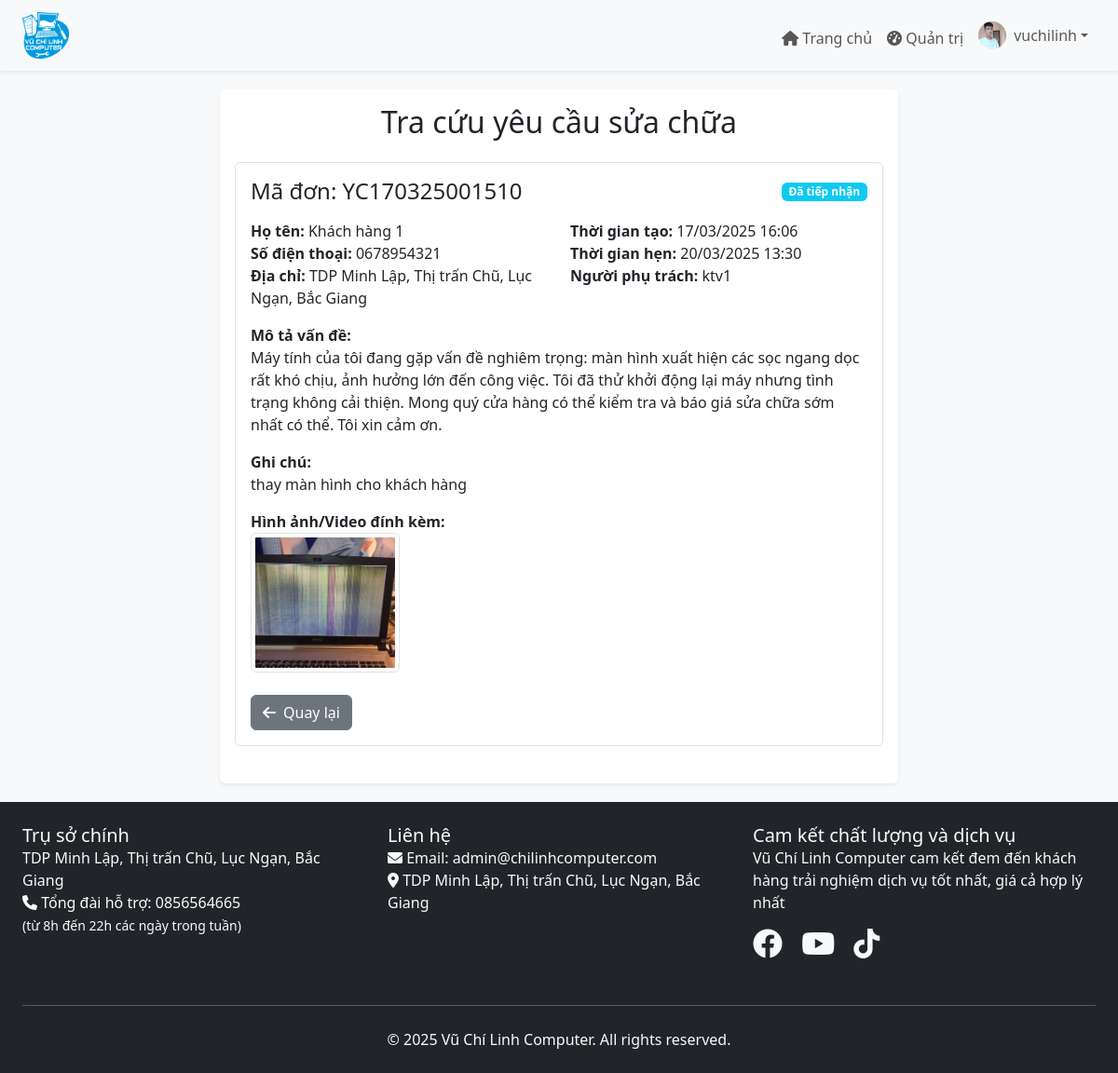
The app's page /tra-cuu.php?ma_don=YC170325001510 (signed in) with its own data.
### tables this page shows
CREATE TABLE `user_infos` (
  `id` int NOT NULL,
  `user_id` int NOT NULL,
  `fullname` varchar(100) DEFAULT NULL,
  `phone` varchar(20) DEFAULT NULL,
  `address` text,
  `gender` enum('nam','nu') DEFAULT NULL,
  `avatar` varchar(255) DEFAULT NULL,
  `created_at` timestamp NULL DEFAULT CURRENT_TIMESTAMP,
  `update_at` timestamp NOT NULL DEFAULT CURRENT_TIMESTAMP ON UPDATE CURRENT_TIMESTAMP
);

CREATE TABLE `yeu_cau_sua_chua` (
  `id` int NOT NULL,
  `ma_don` varchar(30) DEFAULT NULL,
  `user_id` int DEFAULT NULL,
  `ho_ten` varchar(100) NOT NULL,
  `so_dien_thoai` varchar(20) NOT NULL,
  `dia_chi` text NOT NULL,
  `mo_ta` text NOT NULL,
  `media` varchar(255) DEFAULT NULL,
  `thoi_gian_hen` datetime DEFAULT NULL,
  `nguoi_xu_ly` int DEFAULT NULL,
  `trang_thai` tinyint DEFAULT '0',
  `ghi_chu` text,
  `created_at` timestamp NULL DEFAULT CURRENT_TIMESTAMP,
  `update_at` timestamp NOT NULL DEFAULT CURRENT_TIMESTAMP ON UPDATE CURRENT_TIMESTAMP,
  `chi_phi` decimal(10,0) DEFAULT NULL
);

CREATE TABLE `users` (
  `id` int NOT NULL,
  `username` varchar(50) NOT NULL,
  `password` varchar(255) NOT NULL,
  `email` varchar(100) NOT NULL,
  `created_at` timestamp NULL DEFAULT CURRENT_TIMESTAMP,
  `update_at` timestamp NOT NULL DEFAULT CURRENT_TIMESTAMP ON UPDATE CURRENT_TIMESTAMP,
  `role` tinyint NOT NULL DEFAULT '0' COMMENT 'Chức vụ (0 khách hàng, 1 admin, 2 cskh, 3 ktv)'
);

### include/function.php (called while the page is built, shortened)
<?php
function get_status_color($status) {
    switch($status) {
        case 1: return 'info';
    }
}
function get_status_text($status) {
    switch($status) {
        case 1: return 'Đã tiếp nhận';
    }
}

### tra-cuu.php (the view, shortened to what this page needs)
<?php
require_once 'include/function.php';
if(isset($_GET['ma_don'])) {
    $stmt = $pdo->prepare("SELECT yc.*, u.username as xu_ly_vien
                          FROM yeu_cau_sua_chua yc
                          LEFT JOIN users u ON yc.nguoi_xu_ly = u.id
                          WHERE yc.ma_don = ?");
    $stmt->execute([$_GET['ma_don']]);
    $yeu_cau = $stmt->fetch();
}
require_once 'include/layout/header.php';
?>
<div class="container-fluid px-4">
    <div class="row justify-content-center">
        <div class="col-md-8">
            <div class="card shadow-sm">
                <div class="card-body">
                    <h2 class="text-center mb-4">Tra cứu yêu cầu sửa chữa</h2>
                    <?php if(isset($yeu_cau)): ?>
                        <div class="border rounded p-3 mb-4">
                            <div class="d-flex justify-content-between align-items-center mb-3">
                                <h4 class="mb-0">Mã đơn: <?php echo $yeu_cau['ma_don']; ?></h4>
                                <span class="badge bg-<?php echo get_status_color($yeu_cau['trang_thai']); ?>">
                                    <?php echo get_status_text($yeu_cau['trang_thai']); ?>
                                </span>
                            </div>
                            <div class="row">
                                <div class="col-md-6">
                                    <p><strong>Họ tên:</strong> <?php echo $yeu_cau['ho_ten']; ?></p>
                                    <p><strong>Số điện thoại:</strong> <?php echo $yeu_cau['so_dien_thoai']; ?></p>
                                    <p><strong>Địa chỉ:</strong> <?php echo $yeu_cau['dia_chi']; ?></p>
                                </div>
                                <div class="col-md-6">
                                    <p><strong>Thời gian tạo:</strong> <?php echo date('d/m/Y H:i', strtotime($yeu_cau['created_at'])); ?></p>
                                    <?php if($yeu_cau['thoi_gian_hen']): ?>
                                        <p><strong>Thời gian hẹn:</strong> <?php echo date('d/m/Y H:i', strtotime($yeu_cau['thoi_gian_hen'])); ?></p>
                                    <?php endif; ?>
                                    <?php if($yeu_cau['xu_ly_vien']): ?>
                                        <p><strong>Người phụ trách:</strong> <?php echo $yeu_cau['xu_ly_vien']; ?></p>
                                    <?php endif; ?>
                                </div>
                            </div>
                            <div class="mt-3">
                                <p><strong>Mô tả vấn đề:</strong></p>
                                <p><?php echo nl2br($yeu_cau['mo_ta']); ?></p>
                            </div>
                            <?php if($yeu_cau['ghi_chu']): ?>
                                <div class="mt-3">
                                    <p><strong>Ghi chú:</strong></p>
                                    <p><?php echo nl2br($yeu_cau['ghi_chu']); ?></p>
                                </div>
                            <?php endif; ?>
                            <?php if($yeu_cau['media']): ?>
                                <div class="mt-3">
                                    <p><strong>Hình ảnh/Video đính kèm:</strong></p>
                                    <div class="row g-2">
                                        <?php
                                        $media_files = json_decode($yeu_cau['media'], true);
                                        foreach($media_files as $file):
                                            $file_extension = strtolower(pathinfo($file, PATHINFO_EXTENSION));
                                            $is_image = in_array($file_extension, ['jpg', 'jpeg', 'png', 'gif']);
                                        ?>
                                            <div class="col-md-3 text-center">
                                                <?php if($is_image): ?>
                                                    <a href="/assets/media/uploads/yeu-cau-sua-chua/<?php echo $file; ?>" target="_blank">
                                                        <img src="/assets/media/uploads/yeu-cau-sua-chua/<?php echo $file; ?>"
                                                             class="img-thumbnail"
                                                             style="width: 100%; height: 150px; object-fit: cover;">
                                                    </a>
                                                <?php endif; ?>
                                            </div>
                                        <?php endforeach; ?>
                                    </div>
                                </div>
                            <?php endif; ?>
                            <div class="mt-4">
                                <a href="tra-cuu.php" class="btn btn-secondary">
                                    <i class="fas fa-arrow-left me-2"></i>Quay lại
                                </a>
                            </div>
                        </div>
                    <?php endif; ?>
                </div>
            </div>
        </div>
    </div>
</div>
<?php require_once 'include/layout/footer.php'; ?>

### include/layout/header.php (shortened to what this page needs)
<!DOCTYPE html>
<html>
<head>
    <link href="https://cdn.jsdelivr.net/npm/bootstrap@5.3.0/dist/css/bootstrap.min.css" rel="stylesheet">
    <link href="https://cdnjs.cloudflare.com/ajax/libs/font-awesome/6.0.0/css/all.min.css" rel="stylesheet">
    <link href="/assets/css/style.css" rel="stylesheet">
</head>
<body>
    <nav class="navbar navbar-expand-lg navbar-light bg-light shadow-sm">
        <div class="container-fluid px-4">
            <a class="navbar-brand" href="/">
                <img src="/assets/media/logo.png" alt="Vũ Chí Linh Computer" width="50">
            </a>
            <div class="collapse navbar-collapse" id="navbarNav">
                <ul class="navbar-nav ms-auto" style="display: flex;align-content: space-around;justify-content: space-between;align-items: flex-end;">
                    <?php if(isset($_SESSION['user_id'])): ?>
                    <li class="nav-item">
                        <a class="nav-link" href="/index.php">
                            <i class="fas fa-home"></i> Trang chủ
                        </a>
                    </li>
                    <li class="nav-item">
                        <?php if($_SESSION['role'] == 1): ?>
                        <a class="nav-link" href="/dashboard/index.php">
                            <i class="fas fa-tachometer-alt"></i> Quản trị
                        </a>
                        <?php elseif($_SESSION['role'] == 2): ?>
                        <a class="nav-link" href="/dashboard/index.php">
                            <i class="fas fa-tachometer-alt"></i> Quản lý
                        </a>
                        <?php elseif($_SESSION['role'] == 3): ?>
                        <a class="nav-link" href="/dashboard/index.php">
                            <i class="fas fa-tachometer-alt"></i> Xem phân công
                        </a>
                        <?php endif; ?>
                    </li>
                    <li class="nav-item dropdown">
                        <a class="nav-link dropdown-toggle d-flex align-items-center" href="#" id="navbarDropdown"
                            role="button" data-bs-toggle="dropdown">
                            <?php
                                $stmt = $pdo->prepare("SELECT avatar FROM user_infos WHERE user_id = ?");
                                $stmt->execute([$_SESSION['user_id']]);
                                $avatar = $stmt->fetchColumn();
                                if($avatar): ?>
                            <img src="/assets/media/uploads/avatars/<?php echo $avatar; ?>" class="rounded-circle me-2"
                                width="30" height="30" style="object-fit: cover;width: 30px;height: 30px;">
                            <?php else: ?>
                            <img src="/assets/media/uploads/avatars/default.jpg" class="rounded-circle me-2" width="30"
                                height="30" style="object-fit: cover;width: 30px;height: 30px;">
                            <?php endif; ?>
                            <?php echo $_SESSION['username']; ?>
                        </a>
                    </li>
                    <?php endif; ?>
                </ul>
            </div>
        </div>
    </nav>
    <div class="main-content">
        <div class="container-fluid px-4">

### assets/css/style.css (style rules this page uses)
* { margin: 0; padding: 0; box-sizing: border-box; }
body { background-color: #f8f9fa; min-height: 100vh; display: flex; flex-direction: column; overflow-x: hidden; }
a { text-decoration: none !important; color: inherit; }
img { max-width: 100%; height: auto; }
.navbar-brand { font-weight: bold; }
.main-content { flex: 1; padding: 20px 0; }
.card { border: none; box-shadow: 0 0 10px rgba(0,0,0,.05); }
h1, h2, h3, h4, h5, h6 { margin: 0; padding: 0; }
p { margin: 0; padding: 0; line-height: 1.5; }
.container-fluid { max-width: 1200px; margin: auto; }

### records on screen
user_infos: avatar (picture)
yeu_cau_sua_chua: ma_don "YC170325001510", trang_thai "Đã tiếp nhận", ho_ten "Khách hàng 1", so_dien_thoai "0678954321", dia_chi "TDP Minh Lập, Thị trấn Chũ, Lục Ngạn, Bắc Giang", created_at "17/03/2025 16:06", thoi_gian_hen "20/03/2025 13:30", nguoi_xu_ly.username "ktv1", mo_ta "Máy tính của tôi đang gặp vấn đề nghiêm trọng: màn hình xuất hiện các sọc ngang dọc rất khó chịu, ảnh hưởng lớn đến công việc. Tôi đã thử khởi động lại máy nhưng tình trạng không cải thiện. Mong quý cửa hàng có thể kiểm tra và báo giá sửa chữa sớm nhất có thể. Tôi xin cảm ơn.", ghi_chu "thay màn hình cho khách hàng"

### other values on screen
$_SESSION['username'] "vuchilinh"
